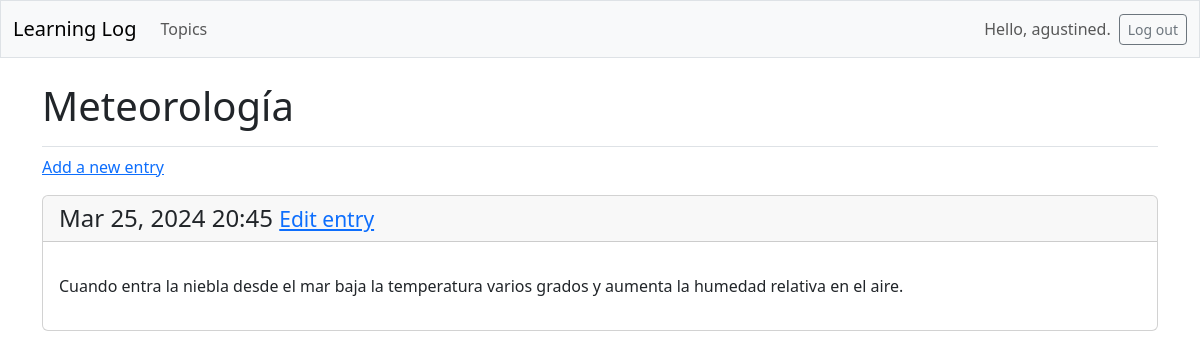
/topics/5/ (signed in), run on an earlier commit of the app's database.
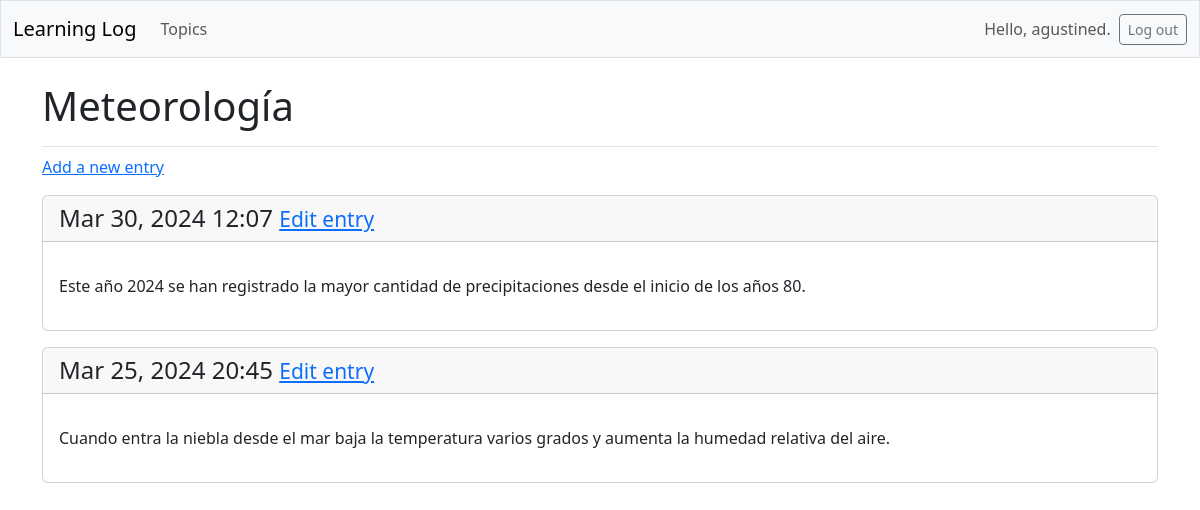
And on a later commit of the database.
### learning_logs/models.py (models this page shows, shortened)
class Entry(models.Model):
    topic = models.ForeignKey(Topic, on_delete=models.CASCADE)
    text = models.TextField()
    date_added = models.DateTimeField(auto_now_add=True)
    class Meta:
        verbose_name_plural = 'entries'

### learning_logs/views.py (the view)
# urls.py: path('topics/<int:topic_id>/', views.topic, name = 'topic'),
@login_required
def topic (request, topic_id):
    topic = Topic.objects.get(id = topic_id)
    check_topic_owner(request, topic.id)
    entries = topic.entry_set.order_by('-date_added')
    context = {'topic': topic, 'entries': entries}
    return render(request, 'learning_logs/topic.html', context)

### learning_logs/views.py (called while the page is built)
def check_topic_owner (request, topic_id):
    topic = Topic.objects.get(id = topic_id)
    if topic.owner != request.user:
        raise Http404
    return topic

### learning_logs/templates/learning_logs/topic.html
{% extends 'learning_logs/base.html' %}
{% block page_header %}
    <h1>{{ topic.text }}</h1>
{% endblock page_header %}
{% block content %}
    <p>
        <a href="{% url 'learning_logs:new_entry' topic.id %}">
            Add a new entry</a>
    </p>
    {% for entry in entries %}
        <div class="card mb-3">
            <h4 class = "card-header">
                {{ entry.date_added|date:'M d, Y H:i' }}
                <small><a href="{% url 'learning_logs:edit_entry' entry.id %}">
                        Edit entry</a></small>
            </h4>
            <div class="card-body">
                <p class="card-text">{{ entry.text|linebreaks }}</p></div>
        </div>
    {% empty %}
        <li>No entries have been added yet.</li>
    {% endfor %}
{% endblock content %}

What changed in the data, as far as the page shows it:
added Entry: date_added "Mar 30, 2024 12:07", text "Este año 2024 se han registrado la mayor cantidad de precipitaciones desde el inicio de los años 80."
changed Entry: text "Cuando entra la niebla desde el mar baja la temperatura varios grados y aumenta la humedad relativa en el aire." → "Cuando entra la niebla desde el mar baja la temperatura varios grados y aumenta la humedad relativa del aire."
